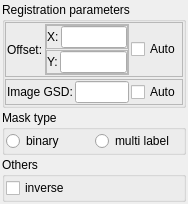
<?xml version="1.0" encoding="UTF-8"?>
<ui version="4.0">
 <class>PCImageMaskWidget</class>
 <widget class="QWidget" name="PCImageMaskWidget">
  <property name="geometry">
   <rect>
    <x>0</x>
    <y>0</y>
    <width>188</width>
    <height>168</height>
   </rect>
  </property>
  <property name="windowTitle">
   <string>Form</string>
  </property>
  <layout class="QVBoxLayout" name="verticalLayout">
   <property name="spacing">
    <number>2</number>
   </property>
   <property name="leftMargin">
    <number>2</number>
   </property>
   <property name="topMargin">
    <number>2</number>
   </property>
   <property name="rightMargin">
    <number>2</number>
   </property>
   <property name="bottomMargin">
    <number>2</number>
   </property>
   <item>
    <widget class="QGroupBox" name="groupBox">
     <property name="title">
      <string>Registration parameters</string>
     </property>
     <layout class="QVBoxLayout" name="verticalLayout_2">
      <property name="spacing">
       <number>2</number>
      </property>
      <property name="leftMargin">
       <number>0</number>
      </property>
      <property name="topMargin">
       <number>0</number>
      </property>
      <property name="rightMargin">
       <number>0</number>
      </property>
      <property name="bottomMargin">
       <number>0</number>
      </property>
      <item>
       <widget class="QFrame" name="frame">
        <property name="frameShape">
         <enum>QFrame::StyledPanel</enum>
        </property>
        <property name="frameShadow">
         <enum>QFrame::Raised</enum>
        </property>
        <layout class="QHBoxLayout" name="horizontalLayout">
         <property name="spacing">
          <number>2</number>
         </property>
         <property name="leftMargin">
          <number>1</number>
         </property>
         <property name="topMargin">
          <number>1</number>
         </property>
         <property name="rightMargin">
          <number>1</number>
         </property>
         <property name="bottomMargin">
          <number>1</number>
         </property>
         <item>
          <widget class="QLabel" name="label">
           <property name="text">
            <string>Offset:</string>
           </property>
          </widget>
         </item>
         <item>
          <widget class="QFrame" name="frame_3">
           <property name="frameShape">
            <enum>QFrame::StyledPanel</enum>
           </property>
           <property name="frameShadow">
            <enum>QFrame::Raised</enum>
           </property>
           <layout class="QVBoxLayout" name="verticalLayout_3">
            <property name="spacing">
             <number>1</number>
            </property>
            <property name="leftMargin">
             <number>0</number>
            </property>
            <property name="topMargin">
             <number>0</number>
            </property>
            <property name="rightMargin">
             <number>0</number>
            </property>
            <property name="bottomMargin">
             <number>0</number>
            </property>
            <item>
             <widget class="QFrame" name="frame_4">
              <property name="frameShape">
               <enum>QFrame::StyledPanel</enum>
              </property>
              <property name="frameShadow">
               <enum>QFrame::Raised</enum>
              </property>
              <layout class="QHBoxLayout" name="horizontalLayout_2">
               <property name="spacing">
                <number>2</number>
               </property>
               <property name="leftMargin">
                <number>0</number>
               </property>
               <property name="topMargin">
                <number>0</number>
               </property>
               <property name="rightMargin">
                <number>0</number>
               </property>
               <property name="bottomMargin">
                <number>0</number>
               </property>
               <item>
                <widget class="QLabel" name="label_2">
                 <property name="text">
                  <string>X:</string>
                 </property>
                </widget>
               </item>
               <item>
                <widget class="QLineEdit" name="xOffsetEdit">
                 <property name="text">
                  <string/>
                 </property>
                </widget>
               </item>
              </layout>
             </widget>
            </item>
            <item>
             <widget class="QFrame" name="frame_5">
              <property name="frameShape">
               <enum>QFrame::StyledPanel</enum>
              </property>
              <property name="frameShadow">
               <enum>QFrame::Raised</enum>
              </property>
              <layout class="QHBoxLayout" name="horizontalLayout_3">
               <property name="spacing">
                <number>2</number>
               </property>
               <property name="leftMargin">
                <number>0</number>
               </property>
               <property name="topMargin">
                <number>0</number>
               </property>
               <property name="rightMargin">
                <number>0</number>
               </property>
               <property name="bottomMargin">
                <number>0</number>
               </property>
               <item>
                <widget class="QLabel" name="label_3">
                 <property name="text">
                  <string>Y:</string>
                 </property>
                </widget>
               </item>
               <item>
                <widget class="QLineEdit" name="yOffsetEdit">
                 <property name="text">
                  <string/>
                 </property>
                </widget>
               </item>
              </layout>
             </widget>
            </item>
           </layout>
          </widget>
         </item>
         <item>
          <widget class="QCheckBox" name="offsetCheckBox">
           <property name="toolTip">
            <string>auto offset calculate minimum x,y coord as offset</string>
           </property>
           <property name="text">
            <string>Auto</string>
           </property>
          </widget>
         </item>
        </layout>
       </widget>
      </item>
      <item>
       <widget class="QFrame" name="frame_2">
        <property name="frameShape">
         <enum>QFrame::StyledPanel</enum>
        </property>
        <property name="frameShadow">
         <enum>QFrame::Raised</enum>
        </property>
        <layout class="QHBoxLayout" name="horizontalLayout_4">
         <property name="spacing">
          <number>2</number>
         </property>
         <property name="leftMargin">
          <number>1</number>
         </property>
         <property name="topMargin">
          <number>1</number>
         </property>
         <property name="rightMargin">
          <number>1</number>
         </property>
         <property name="bottomMargin">
          <number>1</number>
         </property>
         <item>
          <widget class="QLabel" name="label_4">
           <property name="text">
            <string>Image GSD:</string>
           </property>
          </widget>
         </item>
         <item>
          <widget class="QLineEdit" name="gsdEdit"/>
         </item>
         <item>
          <widget class="QCheckBox" name="gsdCheckBox">
           <property name="toolTip">
            <string>auto GSD calculate by range of the point cloud and size of the image</string>
           </property>
           <property name="text">
            <string>Auto</string>
           </property>
          </widget>
         </item>
        </layout>
       </widget>
      </item>
     </layout>
    </widget>
   </item>
   <item>
    <widget class="QGroupBox" name="maskTypeGroup">
     <property name="title">
      <string>Mask type</string>
     </property>
     <layout class="QHBoxLayout" name="horizontalLayout_5">
      <property name="spacing">
       <number>2</number>
      </property>
      <property name="leftMargin">
       <number>1</number>
      </property>
      <property name="topMargin">
       <number>1</number>
      </property>
      <property name="rightMargin">
       <number>1</number>
      </property>
      <property name="bottomMargin">
       <number>1</number>
      </property>
      <item>
       <widget class="QRadioButton" name="radioButtonBinary">
        <property name="text">
         <string>binary</string>
        </property>
       </widget>
      </item>
      <item>
       <widget class="QRadioButton" name="radioButtonMulti">
        <property name="text">
         <string>multi label</string>
        </property>
       </widget>
      </item>
     </layout>
    </widget>
   </item>
   <item>
    <widget class="QGroupBox" name="groupBox_3">
     <property name="title">
      <string>Others</string>
     </property>
     <layout class="QHBoxLayout" name="horizontalLayout_6">
      <property name="spacing">
       <number>2</number>
      </property>
      <property name="leftMargin">
       <number>1</number>
      </property>
      <property name="topMargin">
       <number>1</number>
      </property>
      <property name="rightMargin">
       <number>1</number>
      </property>
      <property name="bottomMargin">
       <number>1</number>
      </property>
      <item>
       <widget class="QCheckBox" name="inverseCheckBox">
        <property name="text">
         <string>inverse</string>
        </property>
       </widget>
      </item>
     </layout>
    </widget>
   </item>
  </layout>
 </widget>
 <resources/>
 <connections/>
</ui>
